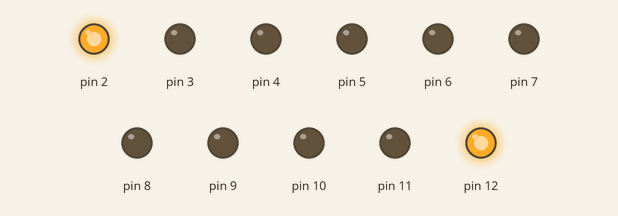
The sketch below on a simulated Arduino Uno, built with avr-gcc and run on an emulated ATmega328P. Shown: output pins drawn as LEDs (lit = HIGH).

Above: at 0.2 s.
At 1.7 s:
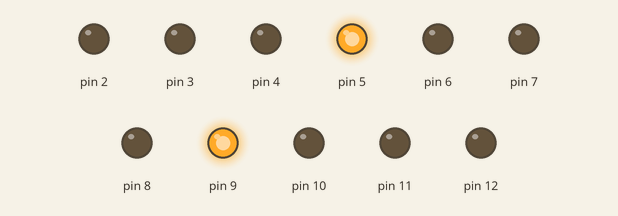
At 2.7 s:
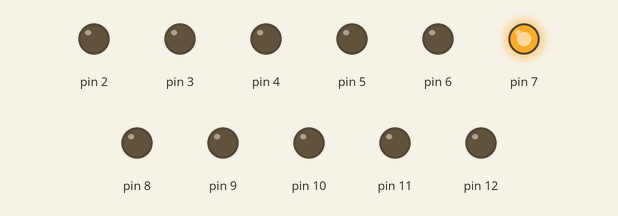
At 3.2 s:
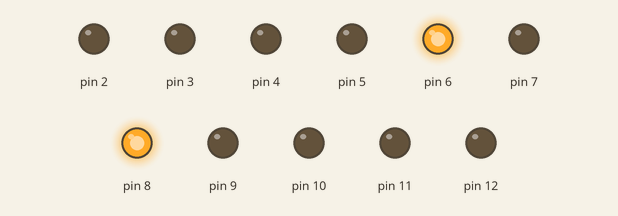
At 4.7 s:
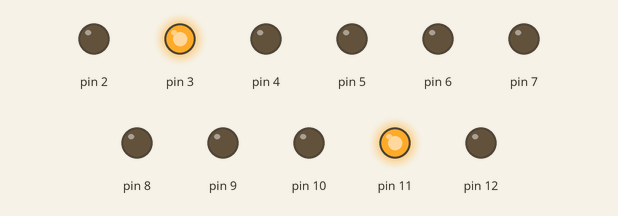
At 6.7 s:
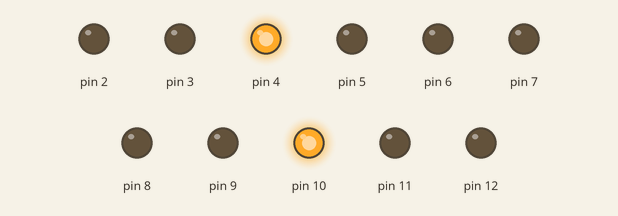
Timing chart, 0 to 7.2 s (numbered marks = the images above):
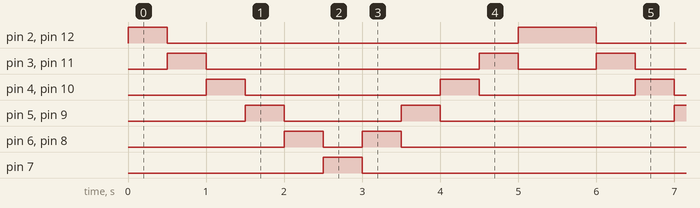

Measured:
- by itself, pin 2, pin 12: repeats every 5.5 s: LOW 4.5 s, HIGH 1.0 s
- by itself, pin 3, pin 11: repeats every 5.5 s: LOW 3.5 s, HIGH 0.50 s, LOW 1.0 s, HIGH 0.50 s
- by itself, pin 4, pin 10: repeats every 5.5 s: LOW 2.5 s, HIGH 0.50 s, LOW 2.0 s, HIGH 0.50 s
- by itself, pin 5, pin 9: repeats every 5.5 s: LOW 1.5 s, HIGH 0.50 s, LOW 3.0 s, HIGH 0.50 s
- by itself, pin 6, pin 8: repeats every 5.5 s: LOW 0.50 s, HIGH 0.50 s, LOW 4.0 s, HIGH 0.50 s
- by itself, pin 7: alternates HIGH for 0.50 s and LOW for 5.0 s

The sketch:

lab_exercise_1.2.ino
```cpp
int d = 500;

void setup() {
  for (int a = 2; a <= 12; a++) pinMode(a, OUTPUT);
}

void blink(int a) {
  int left = 2 + a, right = 12 - a;

  digitalWrite(left, HIGH);
  digitalWrite(right, HIGH);
  delay(d);
  digitalWrite(left, LOW);
  digitalWrite(right, LOW);
}

void loop() {
  for (int a = 0; a <= 5; a++) blink(a);
  for (int a = 4; a >= 0; a--) blink(a);
}
```
